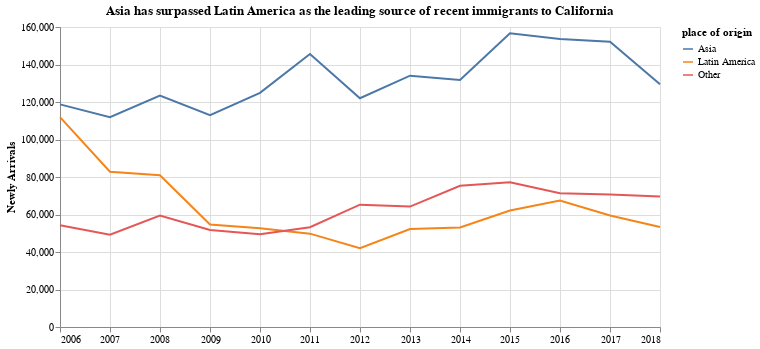

Notebook code cell kept with this figure:
### Code cell
alt.Chart(time_series).mark_line().encode(
    x = alt.X('year:T', axis = alt.Axis(title = "")),
    y = alt.Y('perwt:Q', axis = alt.Axis(title = "Newly Arrivals")),
    color = alt.Color("place of origin:N",)
).properties(
    title = "Asia has surpassed Latin America as the leading source of recent immigrants to California",
    width = 600
)

### Figure 1 — Vega-Lite specification as saved in the notebook (floating-point values rounded to 4 significant figures)
{"$schema": "https://vega.github.io/schema/vega-lite/v3.3.0.json", "config": {"mark": {"tooltip": null}, "view": {"height": 300, "width": 400}}, "data": {"name": "data-9aea95ca6a6a4af1524cbc0b3c1ad3cd"}, "datasets": {"data-9aea95ca6a6a4af1524cbc0b3c1ad3cd": [{"perwt": 118730, "place of origin": "Asia", "year": "2006"}, {"perwt": 111909, "place of origin": "Latin America", "year": "2006"}, {"perwt": 54210, "place of origin": "Other", "year": "2006"}, {"perwt": 111923, "place of origin": "Asia", "year": "2007"}, {"perwt": 82811, "place of origin": "Latin America", "year": "2007"}, {"perwt": 49274, "place of origin": "Other", "year": "2007"}, {"perwt": 123401, "place of origin": "Asia", "year": "2008"}, {"perwt": 80937, "place of origin": "Latin America", "year": "2008"}, {"perwt": 59486, "place of origin": "Other", "year": "2008"}, {"perwt": 113036, "place of origin": "Asia", "year": "2009"}, {"perwt": 54701, "place of origin": "Latin America", "year": "2009"}, {"perwt": 51788, "place of origin": "Other", "year": "2009"}, {"perwt": 124865, "place of origin": "Asia", "year": "2010"}, {"perwt": 52716, "place of origin": "Latin America", "year": "2010"}, {"perwt": 49455, "place of origin": "Other", "year": "2010"}, {"perwt": 145587, "place of origin": "Asia", "year": "2011"}, {"perwt": 49789, "place of origin": "Latin America", "year": "2011"}, {"perwt": 53204, "place of origin": "Other", "year": "2011"}, {"perwt": 121998, "place of origin": "Asia", "year": "2012"}, {"perwt": 41997, "place of origin": "Latin America", "year": "2012"}, {"perwt": 65242, "place of origin": "Other", "year": "2012"}, {"perwt": 134040, "place of origin": "Asia", "year": "2013"}, {"perwt": 52288, "place of origin": "Latin America", "year": "2013"}, {"perwt": 64226, "place of origin": "Other", "year": "2013"}, {"perwt": 131722, "place of origin": "Asia", "year": "2014"}, {"perwt": 53105, "place of origin": "Latin America", "year": "2014"}, {"perwt": 75341, "place of origin": "Other", "year": "2014"}, {"perwt": 156708, "place of origin": "Asia", "year": "2015"}, {"perwt": 62121, "place of origin": "Latin America", "year": "2015"}, {"perwt": 77228, "place of origin": "Other", "year": "2015"}, {"perwt": 153639, "place of origin": "Asia", "year": "2016"}, {"perwt": 67419, "place of origin": "Latin America", "year": "2016"}, {"perwt": 71307, "place of origin": "Other", "year": "2016"}, {"perwt": 152113, "place of origin": "Asia", "year": "2017"}, {"perwt": 59479, "place of origin": "Latin America", "year": "2017"}, {"perwt": 70628, "place of origin": "Other", "year": "2017"}, {"perwt": 129484, "place of origin": "Asia", "year": "2018"}, {"perwt": 53291, "place of origin": "Latin America", "year": "2018"}, {"perwt": 69574, "place of origin": "Other", "year": "2018"}]}, "encoding": {"color": {"field": "place of origin", "type": "nominal"}, "x": {"axis": {"title": ""}, "field": "year", "type": "temporal"}, "y": {"axis": {"title": "Newly Arrivals"}, "field": "perwt", "type": "quantitative"}}, "mark": "line", "title": "Asia has surpassed Latin America as the leading source of recent immigrants to California", "width": 600}
